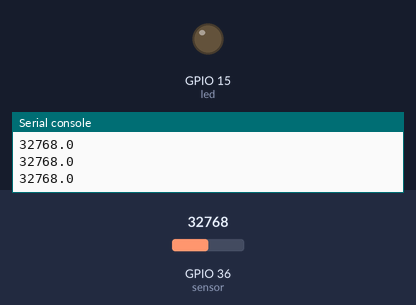
A program run on a simulated ESP32 board running MicroPython. Parts: output pins drawn as LEDs (lit = HIGH), the last lines printed to the serial console. Inputs (shaded band) come from the test bench; at power-on: GPIO 36 (sensor) = 32768 (analog values on the 0–65535 scale).

Above: at 1.2 s.
1.3 s: GPIO 36 (sensor) set to 20576
2.9 s: GPIO 36 (sensor) set to 18976
At 4.3 s:
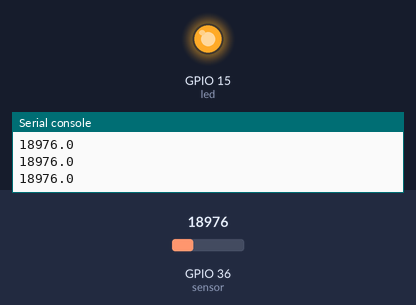
4.7 s: GPIO 36 (sensor) set to 20655
At 6.2 s:
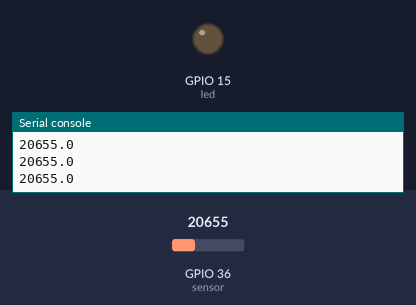
6.5 s: GPIO 36 (sensor) set to 19660
At 7.0 s:
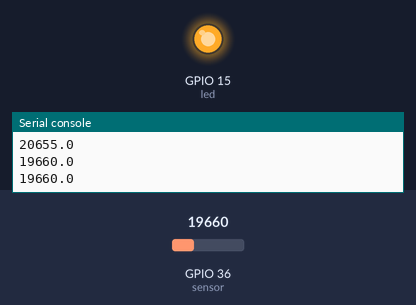
Timing chart, 0 to 9.2 s (numbered marks = the images above; inputs shaded):
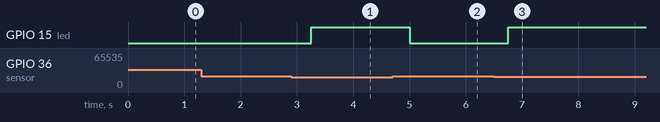

Measured:
- the behaviour switches between 20000 and 19984 on GPIO 36 (sensor) (found by bisection; images 0 and 1)
- after the input at 2.9 s, GPIO 15 (led): LOW → HIGH after 0.35 s
- after the input at 4.7 s, GPIO 15 (led): HIGH → LOW after 0.30 s
- after the input at 6.5 s, GPIO 15 (led): LOW → HIGH after 0.26 s

The program:

adc_led.py
```python
from machine import Pin, ADC
import utime


sensor = ADC(Pin(36))
led = Pin(15, Pin.OUT)

while True:

    lectura =  float(sensor.read_u16())
    print(lectura)
    utime.sleep(0.25)

    if lectura < 20000:
        led.value(1)

    else:

        led.value(0)
    
```
